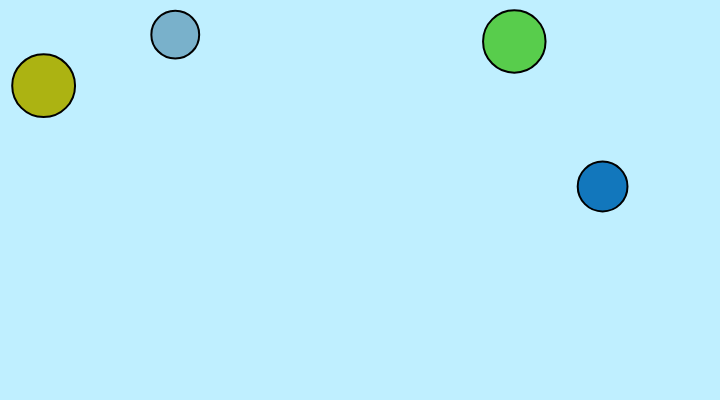
Frame 1 (no input)
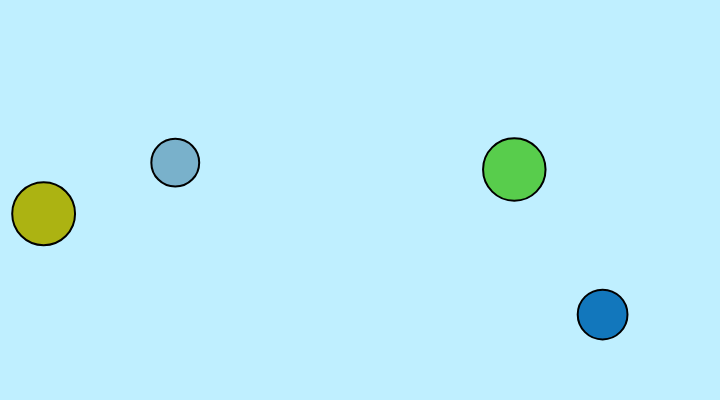
Frame 60 (no input)
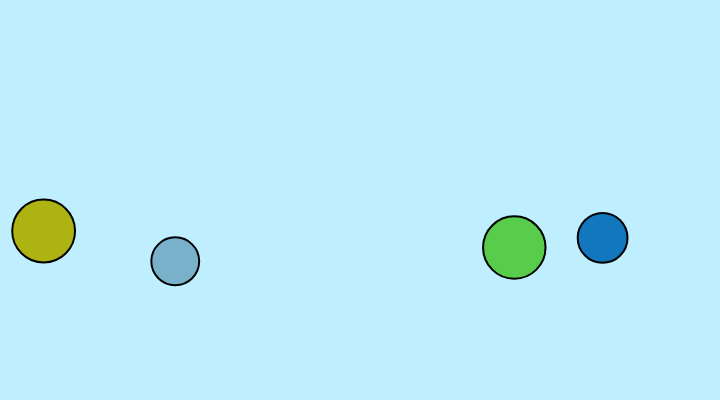
Frame 120 (the mouse pressed at the canvas centre since frame 60)

The p5.js sketch that drew these frames (run headless with seeded random() and noise() and a simulated clock; from frame 60 on, the mouse is pressed at the canvas centre):

// p5.js sketch
// ── sketch.js
var numBalls = 4; //Set Number of balls
var damper = 0.03; //Constant to reduce exit velocity
var gravity = 0.07; //Y acceleration
var friction = -0.9; //Slow the balls over time
var xVelocity = 0; //Temporary variables to set xVel and yVel of balls
var yVelocity = 0; 

let balls = [];

function setup() {
  createCanvas(720, 400); //innerWidth, innerWidth
  
  for (var i = 0; i < numBalls; i++) { //Create list with new ball objects
    balls[i] = new Ball(random(width), random(0,height/2), random(40, 70), i,balls, random(0,255),random(0,255),random(0,255), xVelocity, yVelocity);
  }
  
  strokeWeight(2);
  stroke(0);
}

function draw() {
  background(191,239,255);
  for (var i = 0; i<numBalls; i++) {
    balls[i].bounce();
    balls[i].move();
    balls[i].display();  
    balls[i].manualControl();
  }
}


class Ball {
  

  constructor(xPos, yPos, diameter, ind, otherBalls, red, green, blue, xVel, yVel) {
    this.xPos = xPos;
    this.yPos = yPos; 
    this.diameter = diameter;
    this.ind = ind;
    this.otherBalls = otherBalls;
    this.red = red;
    this.green = green;
    this.blue = blue; 
    this.xVel = xVel; 
    this.yVel = yVel;
  } 
  
  move() {
    this.yVel += gravity; //Decrease the y Velocity
    this.xPos += this.xVel; //Index x and y coordinates
    this.yPos += this.yVel;
    if (this.xPos > width -this.diameter/2) //Check if ball is on border
    {
      this.xPos = width - this.diameter/2; //Cant use or because of this line
      this.xVel *= friction; 
    }
    else if (this.xPos< this.diameter/2) {
      this.xPos = this.diameter/2;
      this.xVel *= friction;
    }
    if (this.yPos> height- this.diameter/2 ) {
      this.yPos = height - this.diameter/2;
      this.yVel *= friction; 
    } 
    else if (this.yPos < this.diameter/2) {
      this.yPos = this.diameter/2;
      this.yVel *= friction;
    }
  }
  manualControl()  {
   if (mouseIsPressed == true){ //If the mouse is inside the ball, set the ball to the position of the mouse
     if(abs(mouseX-this.xPos)<(this.diameter/2) && abs(mouseY-this.yPos)<(this.diameter/2)){
       this.xPos = mouseX;
       this.yPos = mouseY;
       this.xVel = mouseX - pmouseX; //Calculate the speed of the ball when thrown and set it to the velocity 
       this.yVel = mouseY - pmouseY;
     }
   }
  }
  
  bounce(){
    for(var i = this.ind+1; i<numBalls; i++){ 
      var xDist = this.otherBalls[i].xPos-this.xPos; //Calculate the distance between the x coordinates of the two balls
      var yDist = this.otherBalls[i].yPos-this.yPos;
      var dist = sqrt(xDist*xDist + yDist*yDist); //Calculate the actual distance between centers
      var minDist = this.otherBalls[i].diameter/2 + this.diameter/2+5; //Determine the distance at which the outside of the balls collide
      
      if(dist<=minDist){
        
        var angle = atan2(yDist, xDist); //Angle from origin to point
 
        var xAcc = cos(angle) * minDist*damper; //yDist times constant
        
        var yAcc = sin(angle) * minDist*damper; //xDist times constant
        
        this.xVel -= xAcc; 
        this.yVel -= yAcc;
        this.otherBalls[i].xVel += xAcc;
        this.otherBalls[i].yVel += yAcc;
      }
    }
    
  }
    
 
  display() {
    fill(this.red, this.green, this.blue);
    ellipse(this.xPos, this.yPos, this.diameter, this.diameter);
  }
}
